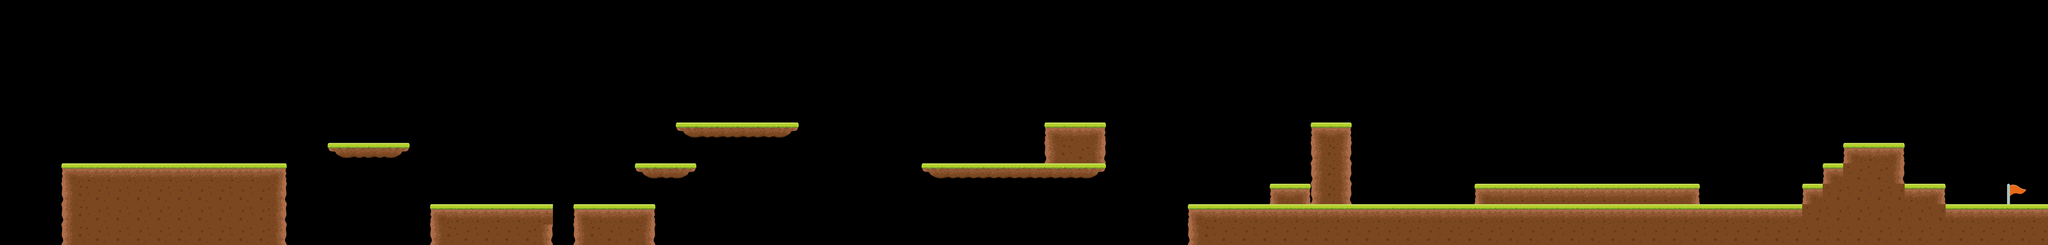

Tiled map render using the project's own tile images. Description and the whole map definition, tile-layer contents included, below:
An orthogonal 100x12 tile map with 64x64 px tiles, 1 tile layer (Tile Layer 1), 2 tilesets and 22 objects.

<map version="1.5" tiledversion="1.7.2" orientation="orthogonal" renderorder="right-down" width="100" height="12" tilewidth="64" tileheight="64" infinite="0" nextlayerid="6" nextobjectid="37">
 <editorsettings>
  <export target="level2.lua" format="lua" />
 </editorsettings>
 <tileset firstgid="1" name="platformer" tilewidth="64" tileheight="64" tilecount="9" columns="3">
  <image source="tileset.png" width="192" height="192" />
 </tileset>
 <tileset firstgid="10" name="Flag" tilewidth="64" tileheight="64" tilecount="1" columns="1">
  <image source="flag.png" width="64" height="64" />
 </tileset>
 <layer id="1" name="Tile Layer 1" width="100" height="12">
  <data encoding="csv">
0,0,0,0,0,0,0,0,0,0,0,0,0,0,0,0,0,0,0,0,0,0,0,0,0,0,0,0,0,0,0,0,0,0,0,0,0,0,0,0,0,0,0,0,0,0,0,0,0,0,0,0,0,0,0,0,0,0,0,0,0,0,0,0,0,0,0,0,0,0,0,0,0,0,0,0,0,0,0,0,0,0,0,0,0,0,0,0,0,0,0,0,0,0,0,0,0,0,0,0,
0,0,0,0,0,0,0,0,0,0,0,0,0,0,0,0,0,0,0,0,0,0,0,0,0,0,0,0,0,0,0,0,0,0,0,0,0,0,0,0,0,0,0,0,0,0,0,0,0,0,0,0,0,0,0,0,0,0,0,0,0,0,0,0,0,0,0,0,0,0,0,0,0,0,0,0,0,0,0,0,0,0,0,0,0,0,0,0,0,0,0,0,0,0,0,0,0,0,0,0,
0,0,0,0,0,0,0,0,0,0,0,0,0,0,0,0,0,0,0,0,0,0,0,0,0,0,0,0,0,0,0,0,0,0,0,0,0,0,0,0,0,0,0,0,0,0,0,0,0,0,0,0,0,0,0,0,0,0,0,0,0,0,0,0,0,0,0,0,0,0,0,0,0,0,0,0,0,0,0,0,0,0,0,0,0,0,0,0,0,0,0,0,0,0,0,0,0,0,0,0,
0,0,0,0,0,0,0,0,0,0,0,0,0,0,0,0,0,0,0,0,0,0,0,0,0,0,0,0,0,0,0,0,0,0,0,0,0,0,0,0,0,0,0,0,0,0,0,0,0,0,0,0,0,0,0,0,0,0,0,0,0,0,0,0,0,0,0,0,0,0,0,0,0,0,0,0,0,0,0,0,0,0,0,0,0,0,0,0,0,0,0,0,0,0,0,0,0,0,0,0,
0,0,0,0,0,0,0,0,0,0,0,0,0,0,0,0,0,0,0,0,0,0,0,0,0,0,0,0,0,0,0,0,0,0,0,0,0,0,0,0,0,0,0,0,0,0,0,0,0,0,0,0,0,0,0,0,0,0,0,0,0,0,0,0,0,0,0,0,0,0,0,0,0,0,0,0,0,0,0,0,0,0,0,0,0,0,0,0,0,0,0,0,0,0,0,0,0,0,0,0,
0,0,0,0,0,0,0,0,0,0,0,0,0,0,0,0,0,0,0,0,0,0,0,0,0,0,0,0,0,0,0,0,0,0,0,0,0,0,0,0,0,0,0,0,0,0,0,0,0,0,0,0,0,0,0,0,0,0,0,0,0,0,0,0,0,0,0,0,0,0,0,0,0,0,0,0,0,0,0,0,0,0,0,0,0,0,0,0,0,0,0,0,0,0,0,0,0,0,0,0,
0,0,0,0,0,0,0,0,0,0,0,0,0,0,0,0,0,0,0,0,0,0,0,0,0,0,0,0,0,0,0,0,0,7,8,8,8,8,9,0,0,0,0,0,0,0,0,0,0,0,0,1,2,3,0,0,0,0,0,0,0,0,0,0,1,3,0,0,0,0,0,0,0,0,0,0,0,0,0,0,0,0,0,0,0,0,0,0,0,0,0,0,0,0,0,0,0,0,0,0,
0,0,0,0,0,0,0,0,0,0,0,0,0,0,0,0,7,8,8,9,0,0,0,0,0,0,0,0,0,0,0,0,0,0,0,0,0,0,0,0,0,0,0,0,0,0,0,0,0,0,0,4,5,6,0,0,0,0,0,0,0,0,0,0,4,6,0,0,0,0,0,0,0,0,0,0,0,0,0,0,0,0,0,0,0,0,0,0,0,0,1,2,3,0,0,0,0,0,0,0,
0,0,0,1,2,2,2,2,2,2,2,2,2,3,0,0,0,0,0,0,0,0,0,0,0,0,0,0,0,0,0,7,8,9,0,0,0,0,0,0,0,0,0,0,0,7,8,8,8,8,8,8,8,9,0,0,0,0,0,0,0,0,0,0,4,6,0,0,0,0,0,0,0,0,0,0,0,0,0,0,0,0,0,0,0,0,0,0,0,1,5,5,6,0,0,0,0,0,0,0,
0,0,0,4,5,5,5,5,5,5,5,5,5,6,0,0,0,0,0,0,0,0,0,0,0,0,0,0,0,0,0,0,0,0,0,0,0,0,0,0,0,0,0,0,0,0,0,0,0,0,0,0,0,0,0,0,0,0,0,0,0,0,1,3,4,6,0,0,0,0,0,0,1,2,2,2,2,2,2,2,2,2,3,0,0,0,0,0,1,5,5,5,5,2,3,0,0,0,10,0,
0,0,0,4,5,5,5,5,5,5,5,5,5,6,0,0,0,0,0,0,0,1,2,2,2,2,2,0,1,2,2,3,0,0,0,0,0,0,0,0,0,0,0,0,0,0,0,0,0,0,0,0,0,0,0,0,0,0,1,2,2,2,2,2,2,2,2,2,2,2,2,2,2,2,2,2,2,2,2,2,2,2,2,2,2,2,2,2,5,5,5,5,5,5,5,2,2,2,2,2,
0,0,0,4,5,5,5,5,5,5,5,5,5,6,0,0,0,0,0,0,0,4,5,5,5,5,6,0,4,5,5,6,0,0,0,0,0,0,0,0,0,0,0,0,0,0,0,0,0,0,0,0,0,0,0,0,0,0,4,5,5,5,5,5,5,5,5,5,5,5,5,5,5,5,5,5,5,5,5,5,5,5,5,5,5,5,5,5,5,5,5,5,5,5,5,5,5,5,5,5
</data>
 </layer>
 <objectgroup id="5" name="Start">
  <object id="36" x="320" y="384" width="64" height="64" />
 </objectgroup>
 <objectgroup id="4" name="Flag">
  <object id="33" x="6272" y="576" width="64" height="64" />
 </objectgroup>
 <objectgroup id="2" name="Platforms">
  <object id="10" x="192" y="512" width="704" height="256" />
  <object id="11" x="1024" y="448" width="256" height="64" />
  <object id="12" x="1344" y="640" width="384" height="128" />
  <object id="13" x="1792" y="640" width="256" height="128" />
  <object id="14" x="1984" y="512" width="192" height="64" />
  <object id="15" x="2112" y="384" width="384" height="64" />
  <object id="16" x="2880" y="512" width="576" height="64" />
  <object id="17" x="3264" y="384" width="192" height="128" />
  <object id="18" x="3712" y="640" width="2688" height="128" />
  <object id="19" x="3968" y="576" width="128" height="64" />
  <object id="23" x="4096" y="384" width="128" height="256" />
  <object id="24" x="4608" y="576" width="704" height="64" />
  <object id="25" x="5632" y="576" width="64" />
  <object id="26" x="5696" y="512" width="64" height="128" />
  <object id="27" x="5760" y="448" width="192" height="192" />
  <object id="28" x="5952" y="576" width="128" height="64" />
 </objectgroup>
 <objectgroup id="3" name="Enemies">
  <object id="29" x="4352" y="576" width="64" height="64" />
  <object id="30" x="5440" y="576" width="64" height="64" />
  <object id="31" x="3072" y="448" width="64" height="64" />
  <object id="32" x="2240" y="320" width="64" height="64" />
 </objectgroup>
</map>
